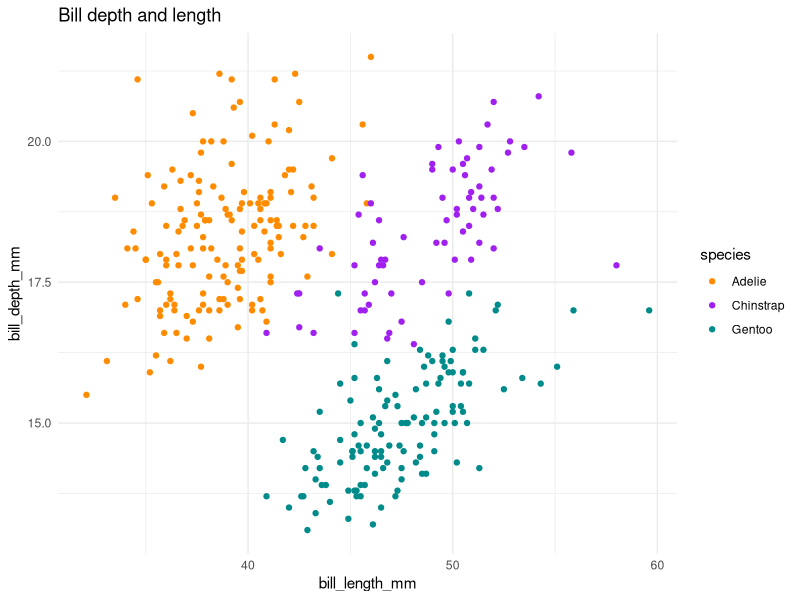

R code for this plot: (Note: this script raises an error after producing the figure.)
## ---- chunk 1
library(ggplot2)
library(palmerpenguins)
colors <- c("darkorange", "purple", "cyan4")

ggplot(penguins) +
  aes(bill_length_mm, bill_depth_mm,
      color = species) +
  geom_point() +
  theme_minimal() +
  scale_color_manual(values = colors) +
  labs(title = "Bill depth and length")
## ---- chunk 2
knitr::include_graphics(
  knitr::fig_chunk("code-first", "png")
)
## ---- chunk 3

## ---- chunk 4
library(ggplot2)
library(palmerpenguins)
colors <- c("darkorange", "purple", "cyan4")

ggplot(penguins) +
  aes(bill_length_mm, flipper_length_mm,
      color = species) +
  geom_point() +
  theme_minimal() +
  scale_color_manual(values = colors) +
  labs(title = "Bill and Flitter lengths")
